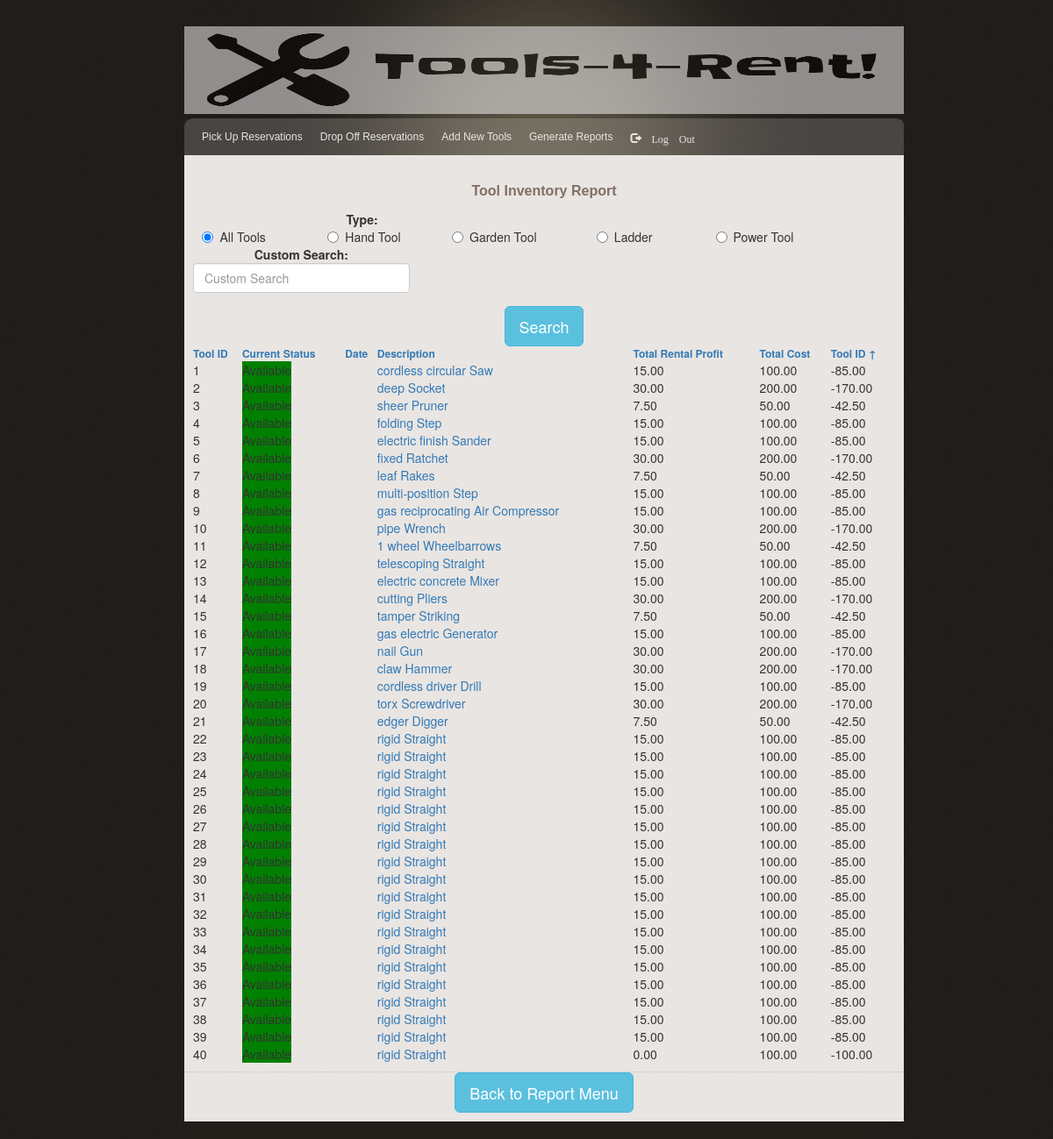
Screenshot of /tool_inventory_report.php?sorting=DESC&field=ToolID (signed in) with the database file from the repository.
### tables this page shows
CREATE TABLE Tools(
	ToolID INT(10) AUTO_INCREMENT,
	Type VARCHAR(15) NOT NULL,
    SubType VARCHAR(20) NOT NULL,
	SubOption VARCHAR(20) NOT NULL,
	PowerSource VARCHAR(20) NOT NULL,
	Manufacturer VARCHAR(20) NOT NULL,
	Material VARCHAR(20),
	PurchasePrice FLOAT(10,2) NOT NULL,
	Weight FLOAT(10,2) NOT NULL,
	LengthInt INT(5) NOT NULL,
	LengthFraction VARCHAR(5) NOT NULL,
	LengthUnit VARCHAR(5) NOT NULL,
	Width_Diameter_Int INT(5) NOT NULL,
	Width_Diameter_Fraction VARCHAR(5) NOT NULL,
	Width_Diameter_Unit VARCHAR(5) NOT NULL,
    PRIMARY KEY (ToolID)
);

### lib/database.php (called while the page is built, shortened)
<?php
  function db_escape($connection, $string) {
   return mysqli_real_escape_string($connection, $string);
 }
?>

### tool_inventory_report.php (the view, shortened to what this page needs)
<?php
include('lib/common.php');
$sort = 'DESC';
$sortOrder='';
$sortToolID = 'Tool ID';
$sortCurrentStatus = 'Current Status';
$sortDate = 'Date';
$sortDescription = 'Description';
$sortTotalRentalProfit = 'Total Rental Profit';
$sortTotalCost = 'Total Cost';
$sortTotalProfit = 'Total Profit';
if(isset($_GET['sorting']))
{
    if($_GET['sorting']=='DESC')
    {
        $sort='ASC';
        $sortOrder=' &#8593';
    }
    else
    {
        $sort='DESC';
        $sortOrder=' &#8595';
    }
}
function get_query ($custom_search, $field, $sort) {
  $query = "SELECT T.ToolID, (CASE
            WHEN NOW() <= RS.EndDate THEN 'Rented'
            ELSE 'Available'
            END) AS CurrentStatus, (CASE
            WHEN NOW() > RS.EndDate THEN ''
            ELSE RS.EndDate
            END) AS Date, CONCAT_WS(' ',CASE T.PowerSource WHEN 'manual' THEN '' ELSE T.PowerSource END, T.SubOption, T.SubType) AS Description,
            IFNULL(RS.TotalRentalProfit,0) AS TotalRentalProfit, (T.PurchasePrice) AS TotalCost, (IFNULL(RS.TotalRentalProfit,0) - T.PurchasePrice) AS TotalProfit
            FROM Tools AS T
            LEFT JOIN (
            SELECT Tools.ToolID, Max(EndDate) as EndDate, Sum(.15 * PurchasePrice) AS TotalRentalProfit
            FROM Reservation
            LEFT JOIN BEEN ON Reservation.ReservationID= Been.ReservationID
            LEFT JOIN Tools ON Been.ToolID = Tools.ToolID
            GROUP BY ToolID
            ) AS RS ON T.ToolID = RS.ToolID
            WHERE T.SubOption LIKE '%$custom_search%'
            ORDER BY $field $sort"
            ;
    return $query;
}
if(isset($_GET['field']))
{
    if($_GET['field']=='TotalProfit')
    {
        $field='TotalProfit';
        $sortTotalProfit='Total Profit ' . $sortOrder;
          $custom_search = db_escape($db, $_POST['CustomSearch']);
          $query = get_query ($custom_search, $field, $sort);
          $result = mysqli_query($db, $query);
          include('lib/show_queries.php');
    }
    elseif ($_GET['field']=='ToolID')
        {
            $field='ToolID';
            $sortTotalProfit='Tool ID ' . $sortOrder;
              $custom_search = db_escape($db, $_POST['CustomSearch']);
              $query = get_query ($custom_search, $field, $sort);
              $result = mysqli_query($db, $query);
                            }
}
?>
<?php include("lib/header.php"); ?>
</head>
<body>
    <div id="main_container">
        <?php include("lib/clerk_menu.php"); ?>
        <div class="center_content">
        <div class="features">
          <div class="profile_section">
            <form name="searchform" action="tool_inventory_report.php" method="POST">
              <div class="subtitle">Tool Inventory Report</div>
              <div class="row">
                <div class="col-sm-6"><b>Type:</b></div>
              </div>
              <div class="row">
                <label class="col-sm-2 radio-inline"><input type="radio" name="ToolType" value="AllTools" checked="checked" onclick="dropDownUpdate(this.value)">All Tools </label>
                <label class="col-sm-2 radio-inline"><input type="radio" name="ToolType" value="Hand Tool" onclick="dropDownUpdate(this.value)"> Hand Tool</label>
                <label class="col-sm-2 radio-inline"><input type="radio" name="ToolType" value="Garden Tool" onclick="dropDownUpdate(this.value)"> Garden Tool</label>
                <label class="col-sm-2 radio-inline"><input type="radio" name="ToolType" value="Ladder Tool" onclick="dropDownUpdate(this.value)"> Ladder</label>
                <label class="col-sm-2 radio-inline"><input type="radio" name="ToolType" value="Power Tool" onclick="dropDownUpdate(this.value)"> Power Tool</label>
              </div>
              <div class="row">
                <div class="col-sm-4"><b>Custom Search:</b></div>
              </div>
              <div class="row">
                <div class="col-sm-4 form-group">
                  <input type="text" placeholder="Custom Search" class="form-control" name="CustomSearch">
                </div>
              </div>
              <a href="javascript:searchform.submit();"><button type="button" class="btn btn-lg btn-info">Search</button></a>
              </form>
              <table id="reservations-table">
                  <tr>
                      <td class="heading"><a href="tool_inventory_report.php?sorting=<?php echo $sort ?>&field=ToolID"><?php echo $sortToolID; ?></td>
                      <td class="heading"><a href="tool_inventory_report.php?sorting=<?php echo $sort ?>&field=CurrentStatus"><?php echo $sortCurrentStatus; ?></td>
                      <td class="heading"><a href="tool_inventory_report.php?sorting=<?php echo $sort ?>&field=Date"><?php echo $sortDate; ?></td>
                      <td class="heading"><a href="tool_inventory_report.php?sorting=<?php echo $sort ?>&field=Description"><?php echo $sortDescription; ?></td>
                      <td class="heading"><a href="tool_inventory_report.php?sorting=<?php echo $sort ?>&field=TotalRentalProfit"><?php echo $sortTotalRentalProfit; ?></td>
                      <td class="heading"><a href="tool_inventory_report.php?sorting=<?php echo $sort ?>&field=TotalCost"><?php echo $sortTotalCost; ?></td>
                      <td class="heading"><a href="tool_inventory_report.php?sorting=<?php echo $sort ?>&field=TotalProfit"><?php echo $sortTotalProfit; ?></td>
                  </tr>
                  <?php while ( $ToolInventoryReport = mysqli_fetch_assoc($result)){ ?>
                      <tr>
                        <td><?php echo $ToolInventoryReport['ToolID'];  ?></td>
                        <td>
                        <?php
                        $color = "green";
                        echo '<span style="background-color:' . $color . ';text-align:center;">'. $ToolInventoryReport['CurrentStatus'] .'</span>'?></td>
                        <td><?php echo $ToolInventoryReport['Date']; ?></td>
                        <td><a href="#" onClick="openToolDetails(this.parentElement.parentElement.rowIndex)">
                          <?php echo $ToolInventoryReport['Description']; ?></td>
                        <td><?php echo $ToolInventoryReport['TotalRentalProfit']; ?></td>
                        <td><?php echo $ToolInventoryReport['TotalCost']; ?></td>
                        <td><?php echo $ToolInventoryReport['TotalProfit']; ?></td>
                      </tr>
                  <?php  } ?>
              </table>
          </div>
          <a href="generate_reports.php"> <button type="button" class="btn btn-lg btn-info">Back to Report Menu</button>	</a>
       </div>
     </div>
         <?php include("lib/footer.php"); ?>
  </body>

### css/gtonline_style.css (style rules this page uses)
body { background:url(../img/bg.gif) repeat #000000; padding:0; font-family: Verdana, Geneva, sans-serif; font-size:12px; margin:auto auto auto auto; color:#36322b; }
table { width: 100%; }
th, td { padding: 1px; text-align: left; }
#main_container { width: 65%; height:auto; margin:auto; padding:auto; text-align: center; }
.heading { font-size:12px; color:#2e2721; font-weight:bold; }
.subtitle { font-family: Verdana, Geneva, sans-serif; font-weight:bold; font-size:16px; color:#806F66; padding:10px 0px 10px 0px; }
.center_content { width:820px; height:auto; padding:10px 0px 10px 0px; clear:both; background-color:#E9E5E2; }
.profile_section { float:left; width:100%; border-bottom:1px #CCCCCC dashed; padding:10px 10px 10px 10px; }

### rows the page displays
tools: ToolID "1", CurrentStatus "Available", Description "cordless circular Saw", TotalRentalProfit "15.00", PurchasePrice "100.00", TotalProfit "-85.00"
tools: ToolID "2", CurrentStatus "Available", Description "deep Socket", TotalRentalProfit "30.00", PurchasePrice "200.00", TotalProfit "-170.00"
tools: ToolID "3", CurrentStatus "Available", Description "sheer Pruner", TotalRentalProfit "7.50", PurchasePrice "50.00", TotalProfit "-42.50"
tools: ToolID "4", CurrentStatus "Available", Description "folding Step", TotalRentalProfit "15.00", PurchasePrice "100.00", TotalProfit "-85.00"
tools: ToolID "5", CurrentStatus "Available", Description "electric finish Sander", TotalRentalProfit "15.00", PurchasePrice "100.00", TotalProfit "-85.00"
tools: ToolID "6", CurrentStatus "Available", Description "fixed Ratchet", TotalRentalProfit "30.00", PurchasePrice "200.00", TotalProfit "-170.00"
tools: ToolID "7", CurrentStatus "Available", Description "leaf Rakes", TotalRentalProfit "7.50", PurchasePrice "50.00", TotalProfit "-42.50"
tools: ToolID "8", CurrentStatus "Available", Description "multi-position Step", TotalRentalProfit "15.00", PurchasePrice "100.00", TotalProfit "-85.00"
tools: ToolID "9", CurrentStatus "Available", Description "gas reciprocating Air Compressor", TotalRentalProfit "15.00", PurchasePrice "100.00", TotalProfit "-85.00"
tools: ToolID "10", CurrentStatus "Available", Description "pipe Wrench", TotalRentalProfit "30.00", PurchasePrice "200.00", TotalProfit "-170.00"
tools: ToolID "11", CurrentStatus "Available", Description "1 wheel Wheelbarrows", TotalRentalProfit "7.50", PurchasePrice "50.00", TotalProfit "-42.50"
tools: ToolID "12", CurrentStatus "Available", Description "telescoping Straight", TotalRentalProfit "15.00", PurchasePrice "100.00", TotalProfit "-85.00"
tools: ToolID "13", CurrentStatus "Available", Description "electric concrete Mixer", TotalRentalProfit "15.00", PurchasePrice "100.00", TotalProfit "-85.00"
tools: ToolID "14", CurrentStatus "Available", Description "cutting Pliers", TotalRentalProfit "30.00", PurchasePrice "200.00", TotalProfit "-170.00"
tools: ToolID "15", CurrentStatus "Available", Description "tamper Striking", TotalRentalProfit "7.50", PurchasePrice "50.00", TotalProfit "-42.50"
tools: ToolID "16", CurrentStatus "Available", Description "gas electric Generator", TotalRentalProfit "15.00", PurchasePrice "100.00", TotalProfit "-85.00"
tools: ToolID "17", CurrentStatus "Available", Description "nail Gun", TotalRentalProfit "30.00", PurchasePrice "200.00", TotalProfit "-170.00"
tools: ToolID "18", CurrentStatus "Available", Description "claw Hammer", TotalRentalProfit "30.00", PurchasePrice "200.00", TotalProfit "-170.00"
tools: ToolID "19", CurrentStatus "Available", Description "cordless driver Drill", TotalRentalProfit "15.00", PurchasePrice "100.00", TotalProfit "-85.00"
tools: ToolID "20", CurrentStatus "Available", Description "torx Screwdriver", TotalRentalProfit "30.00", PurchasePrice "200.00", TotalProfit "-170.00"
tools: ToolID "21", CurrentStatus "Available", Description "edger Digger", TotalRentalProfit "7.50", PurchasePrice "50.00", TotalProfit "-42.50"
tools: ToolID "22", CurrentStatus "Available", Description "rigid Straight", TotalRentalProfit "15.00", PurchasePrice "100.00", TotalProfit "-85.00"
tools: ToolID "23", CurrentStatus "Available", Description "rigid Straight", TotalRentalProfit "15.00", PurchasePrice "100.00", TotalProfit "-85.00"
tools: ToolID "24", CurrentStatus "Available", Description "rigid Straight", TotalRentalProfit "15.00", PurchasePrice "100.00", TotalProfit "-85.00"
tools: ToolID "25", CurrentStatus "Available", Description "rigid Straight", TotalRentalProfit "15.00", PurchasePrice "100.00", TotalProfit "-85.00"
tools: ToolID "26", CurrentStatus "Available", Description "rigid Straight", TotalRentalProfit "15.00", PurchasePrice "100.00", TotalProfit "-85.00"
tools: ToolID "27", CurrentStatus "Available", Description "rigid Straight", TotalRentalProfit "15.00", PurchasePrice "100.00", TotalProfit "-85.00"
tools: ToolID "28", CurrentStatus "Available", Description "rigid Straight", TotalRentalProfit "15.00", PurchasePrice "100.00", TotalProfit "-85.00"
tools: ToolID "29", CurrentStatus "Available", Description "rigid Straight", TotalRentalProfit "15.00", PurchasePrice "100.00", TotalProfit "-85.00"
tools: ToolID "30", CurrentStatus "Available", Description "rigid Straight", TotalRentalProfit "15.00", PurchasePrice "100.00", TotalProfit "-85.00"
tools: ToolID "31", CurrentStatus "Available", Description "rigid Straight", TotalRentalProfit "15.00", PurchasePrice "100.00", TotalProfit "-85.00"
tools: ToolID "32", CurrentStatus "Available", Description "rigid Straight", TotalRentalProfit "15.00", PurchasePrice "100.00", TotalProfit "-85.00"
tools: ToolID "33", CurrentStatus "Available", Description "rigid Straight", TotalRentalProfit "15.00", PurchasePrice "100.00", TotalProfit "-85.00"
tools: ToolID "34", CurrentStatus "Available", Description "rigid Straight", TotalRentalProfit "15.00", PurchasePrice "100.00", TotalProfit "-85.00"
tools: ToolID "35", CurrentStatus "Available", Description "rigid Straight", TotalRentalProfit "15.00", PurchasePrice "100.00", TotalProfit "-85.00"
tools: ToolID "36", CurrentStatus "Available", Description "rigid Straight", TotalRentalProfit "15.00", PurchasePrice "100.00", TotalProfit "-85.00"
tools: ToolID "37", CurrentStatus "Available", Description "rigid Straight", TotalRentalProfit "15.00", PurchasePrice "100.00", TotalProfit "-85.00"
tools: ToolID "38", CurrentStatus "Available", Description "rigid Straight", TotalRentalProfit "15.00", PurchasePrice "100.00", TotalProfit "-85.00"
tools: ToolID "39", CurrentStatus "Available", Description "rigid Straight", TotalRentalProfit "15.00", PurchasePrice "100.00", TotalProfit "-85.00"
tools: ToolID "40", CurrentStatus "Available", Description "rigid Straight", TotalRentalProfit "0.00", PurchasePrice "100.00", TotalProfit "-100.00"

### other values shown
$sortToolID "Tool ID"
$sortCurrentStatus "Current Status"
$sortDate "Date"
$sortDescription "Description"
$sortTotalRentalProfit "Total Rental Profit"
$sortTotalCost "Total Cost"
$sortTotalProfit "Tool ID ↑"
